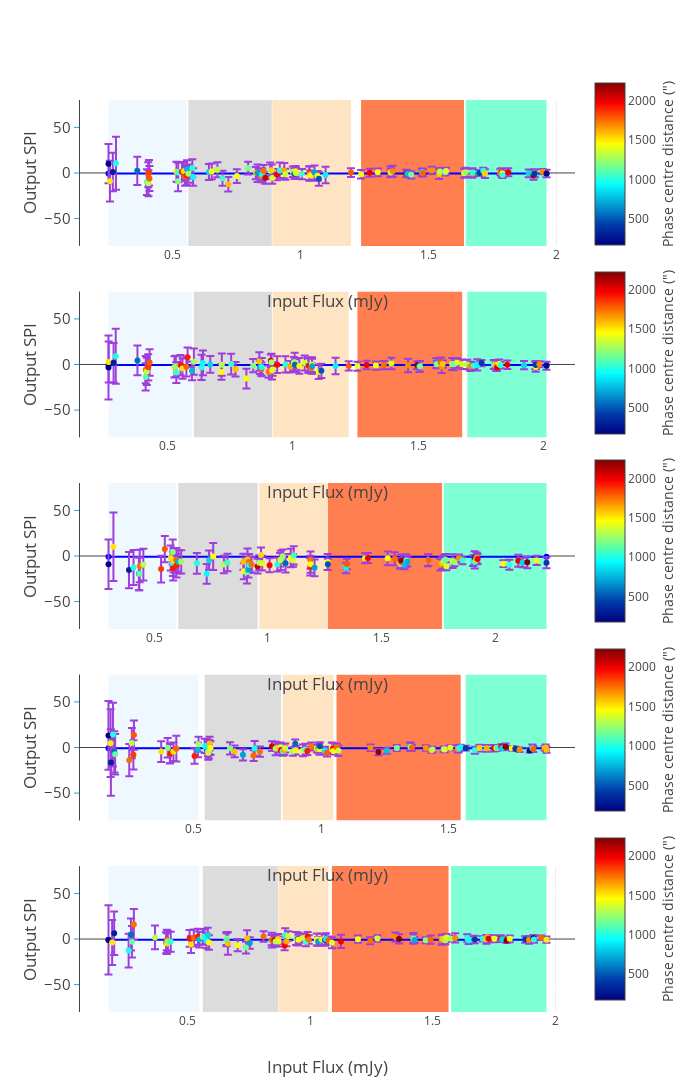

The notebook cell this image was saved under:
### Code cell
data = []
im_titles =[]
y_min_max = y_axis_range.value
y_ran_pos = [y_min_max[-1], y_min_max[-1]]
y_ran_neg = [y_min_max[0], y_min_max[0]]
flux_im = dict()
num_bins = flux_bins.value
for input_model, output_model in sorted(models_compare.items()):
    header = output_model[:-9]
    #im_titles.append('<b>{:s} spi measure</b>'.format(header.upper()))

fig = tools.make_subplots(rows=len(models_compare.keys()), cols=1, shared_yaxes=False, print_grid=False,
                          horizontal_spacing = 0.005, vertical_spacing = 0.05,
                          subplot_titles=sorted(im_titles))
i = -1
j = 0
counter = 0
flux_im = dict()
I_min_max = []
err_I_min_max = []
if results[header]['spi']:
#    for input_model, output_model in {'skymodel1.txt': 'pybdsm-meerkat_SourceRecovery-casa.lsm.html'}.items():
    for input_model, output_model in sorted(models_compare.items()):
        header = output_model[:-9]
        i += 1
        counter+=1
        I_in = []
        name_labels = []
        spi_in_data = []
        spi_out_data = []
        spi_err_data = []
        dist_from_phase = []
        num_data_points = len(results[header]['spi'])
        for n in range(num_data_points):
            spi_out_data.append(results[header]['spi'][n][0])
            spi_err_data.append(results[header]['spi'][n][1])
            spi_in_data.append(results[header]['spi'][n][2])
            dist_from_phase.append(results[header]['spi'][n][3])
            I_in.append(results[header]['spi'][n][4])
            name_labels.append(results[header]['spi'][n][5])
        zipped_props = zip(I_in, spi_out_data, spi_err_data, spi_in_data, dist_from_phase, name_labels)
        (I_in, spi_out_data, spi_err_data, spi_in_data, dist_from_phase, name_labels) = zip(
            *sorted(zipped_props, key=lambda x: x[0]))
        spi_R_score = r2_score(spi_in_data, spi_out_data)
        spi_MSE = mean_squared_error(spi_in_data, spi_out_data)
        spi_out_in = [float(spi_out)/spi_in for spi_out,spi_in in zip(spi_out_data,spi_in_data)]
#===========================================================================================================
        ranger = num_data_points/num_bins
        start, end = [-ranger, 0]
        for b in range(num_bins):
            end += ranger
            start += ranger
            fig.append_trace(go.Scatter(
                             x=[sorted(np.array(I_in)[start:num_data_points
                                                      if (b + 1) == num_bins else end]*unit_scaler)[0],
                                sorted(np.array(I_in)[start:num_data_points
                                                      if (b + 1) == num_bins else end]*unit_scaler)[-1]],
                             y=y_ran_pos,
                             showlegend=False,
                             mode= 'none',
                             fillcolor = bin_colors[b+1],
                             fill='tozeroy'), i+1, 1)
            fig.append_trace(go.Scatter(
                             x=[sorted(np.array(I_in)[start:num_data_points
                                                      if (b + 1) == num_bins else end]*unit_scaler)[0],
                                sorted(np.array(I_in)[start:num_data_points
                                                      if (b + 1) == num_bins else end]*unit_scaler)[-1]],
                             y=y_ran_neg,
                             showlegend=False,
                             mode= 'none',
                             fillcolor = bin_colors[b+1],
                             fill='tozeroy'), i+1, 1)
#===========================================================================================================
        fig.append_trace(go.Scatter(x=np.array([sorted(I_in)[0], sorted(I_in)[-1]])*1000, showlegend=False,
                                    marker = dict(color = 'rgb(0,0,255)'),
                                    y=np.array([-.7,-.7]), mode = 'line'), i+1, 1)
        fig.append_trace(go.Scatter(x=np.array(I_in)*1000, y=np.array(spi_out_data),
                                    mode = 'markers', showlegend=False,
                                    text = name_labels, name = '%s flux_ratio' % heading,
                                    marker = dict(color = phase_center_dist, showscale=True, colorscale='Jet',
                                                  reversescale=False,
                                                  colorbar = dict(title='Phase centre distance (")',
                                                                   titleside ='right',
                                                              len=PLOT_NUM['colorbar'][PLOTS][2],
                                                              y=PLOT_NUM['colorbar'][PLOTS][1]-j)
                                                 ),
                                    error_y=dict(type='data', array=spi_err_data,
                                                 color = 'rgb(158, 63, 221)', visible=True)), i+1, 1)
        fig['layout'].update(title='', height=1800, width=700,
                             paper_bgcolor='rgb(255,255,255)', plot_bgcolor=bg_color,
                             legend=dict(x=0.8,y=1.0),)
        fig['layout'].update(
            {'yaxis{}'.format(counter):YAxis(title=u'Output SPI',gridcolor='rgb(255,255,255)',
            range=y_min_max,
            tickfont=dict(size=15),
            titlefont=dict(size=17),
            showgrid=True,
            showline=True,
            showticklabels=True,
            tickcolor='rgb(51,153,225)',
            ticks='outside',
            zeroline=True)})
        fig['layout'].update({'xaxis{}'.format(counter):XAxis(title=u'Input Flux (mJy)', position=0.0,
                                                                titlefont=dict(size=17),
                                                                overlaying='x')})
        fig['layout']['annotations'].update({ 'font':{'size': 10}})
        j+=PLOT_NUM['colorbar'][PLOTS][0]
    py.iplot(fig, filename='make-subplots-multiple-with-titles')

### Figure 1 — Plotly figure (JSON) as saved in the notebook; plotly's stock layout.template omitted (floating-point values rounded to 4 significant figures)
{"data": [{"fill": "tozeroy", "fillcolor": "#f0f8ff", "mode": "none", "showlegend": false, "type": "scatter", "x": [0.2515, 0.5579], "xaxis": "x1", "y": [80, 80], "yaxis": "y1"}, {"fill": "tozeroy", "fillcolor": "#f0f8ff", "mode": "none", "showlegend": false, "type": "scatter", "x": [0.2515, 0.5579], "xaxis": "x1", "y": [-80, -80], "yaxis": "y1"}, {"fill": "tozeroy", "fillcolor": "#dcdcdc", "mode": "none", "showlegend": false, "type": "scatter", "x": [0.5632, 0.889], "xaxis": "x1", "y": [80, 80], "yaxis": "y1"}, {"fill": "tozeroy", "fillcolor": "#dcdcdc", "mode": "none", "showlegend": false, "type": "scatter", "x": [0.5632, 0.889], "xaxis": "x1", "y": [-80, -80], "yaxis": "y1"}, {"fill": "tozeroy", "fillcolor": "#ffe4c4", "mode": "none", "showlegend": false, "type": "scatter", "x": [0.891, 1.198], "xaxis": "x1", "y": [80, 80], "yaxis": "y1"}, {"fill": "tozeroy", "fillcolor": "#ffe4c4", "mode": "none", "showlegend": false, "type": "scatter", "x": [0.891, 1.198], "xaxis": "x1", "y": [-80, -80], "yaxis": "y1"}, {"fill": "tozeroy", "fillcolor": "#ff7f50", "mode": "none", "showlegend": false, "type": "scatter", "x": [1.237, 1.64], "xaxis": "x1", "y": [80, 80], "yaxis": "y1"}, {"fill": "tozeroy", "fillcolor": "#ff7f50", "mode": "none", "showlegend": false, "type": "scatter", "x": [1.237, 1.64], "xaxis": "x1", "y": [-80, -80], "yaxis": "y1"}, {"fill": "tozeroy", "fillcolor": "#7fffd4", "mode": "none", "showlegend": false, "type": "scatter", "x": [1.646, 1.961], "xaxis": "x1", "y": [80, 80], "yaxis": "y1"}, {"fill": "tozeroy", "fillcolor": "#7fffd4", "mode": "none", "showlegend": false, "type": "scatter", "x": [1.646, 1.961], "xaxis": "x1", "y": [-80, -80], "yaxis": "y1"}, {"marker": {"color": "rgb(0,0,255)"}, "mode": "line", "showlegend": false, "type": "scatter", "x": [0.2515, 1.961], "xaxis": "x1", "y": [-0.7, -0.7], "yaxis": "y1"}, {"error_y": {"array": [21.49, 22.36, 21.1, 29.04, 15.48, 14.12, 13.74, 14.19, 14.04, 13.75, 10.93, 10.78, 10.74, 10.49, 10.26, 10.29, 10.29, 10.18, 10.01, 9.671, 9.691, 8.756, 8.569, 8.335, 8.159, 7.974, 7.487, 7.098, 6.787, 9.685, 6.679, 6.658, 6.575, 6.542, 9.029, 6.359, 6.297, 6.229, 8.721, 8.511, 6.029, 5.777, 5.793, 5.723, 5.731, 5.559, 7.657, 7.893, 5.417, 7.605, 5.33, 7.481, 9.039, 4.706, 4.572, 4.393, 4.313, 5.954, 4.238, 5.985, 3.956, 3.934, 3.929, 3.823, 3.842, 3.827, 3.741, 5.245, 3.68, 3.585, 3.596, 4.937, 4.866, 4.762, 4.829, 3.351, 3.301, 3.26, 4.761, 3.163, 4.523, 3.164, 3.162, 4.381, 4.233, 5.157, 4.196, 4.187, 2.88, 4.046], "color": "rgb(158, 63, 221)", "type": "data", "visible": true}, "marker": {"color": [174.3, 1502.0, 320.2, 998.0, 556.3, 1128.0, 1745.0, 1316.0, 1851.0, 1792.0, 1519.0, 1207.0, 1059.0, 1919.0, 1510.0, 1773.0, 1903.0, 753.1, 1257.0, 1005.0, 936.4, 836.6, 1457.0, 1299.0, 1062.0, 1591.0, 1442.0, 1183.0, 1583.0, 690.0, 1763.0, 973.4, 1748.0, 2063.0, 1270.0, 1544.0, 1379.0, 1964.0, 1012.0, 1626.0, 1330.0, 1238.0, 540.2, 1467.0, 1363.0, 1071.0, 1927.0, 1740.0, 1439.0, 697.3, 1451.0, 492.9, 909.8, 1791.0, 1399.0, 1990.0, 1445.0, 1756.0, 1352.0, 1694.0, 2200.0, 779.3, 1171.0, 723.7, 1221.0, 1774.0, 1678.0, 1572.0, 1301.0, 1146.0, 1387.0, 1388.0, 1261.0, 1695.0, 1033.0, 957.0, 418.5, 1021.0, 1546.0, 1611.0, 2009.0, 1440.0, 1039.0, 2002.0, 841.1, 2227.0, 1435.0, 427.1, 1694.0, 233.9, 1016.0, 1776.0, 1494.0, 2042.0, 1602.0, 1582.0, 634.7, 1191.0], "colorbar": {"len": 0.2, "title": "Phase centre distance (\")", "titleside": "right", "y": 0.93}, "colorscale": "Jet", "reversescale": false, "showscale": true}, "mode": "markers", "name": "pybdsm-meerkat_SourceRecovery-wsclean flux_ratio", "showlegend": false, "text": ["ck052G", "cj213G", "ci062G", "ai082aG", "ch031G", "cg142G", "cf172G", "ce203G", "cd213G", "cc261G", "cb242G", "ca011G", "bz121G", "by101G", "bx172G", "bw292G", "bv122G", "bu061G", "bt312G", "at132aG", "bs311G", "br152G", "bq311G", "bp323G", "bo101G", "bn242G", "bm182G", "bl282G", "bk212G", "bj133", "bi062G", "bh051G", "bg332G", "bf272G", "be222", "bd091G", "bc070G", "bb262G", "ba233", "az332", "ay052G", "ax161G", "aw022G", "av300G", "au291G", "at132G", "as313", "ar192", "aq192G", "ap232", "ao012G", "an152", "am043", "al241G", "ak241G", "aj321G", "ai082G", "ah242", "ag292G", "af012", "ae342G", "ad072G", "ac102G", "ab182G", "aa272G", "Z001G", "Y291G", "X182", "W111G", "V060G", "U251G", "T333", "S202", "R142", "Q033", "P012G", "O141G", "N311G", "M043", "L330G", "K352", "J200G", "I281G", "H302", "G012", "F143", "E032", "D152", "C091G", "B151"], "type": "scatter", "x": [0.2515, 0.2571, 0.2684, 0.2807, 0.3638, 0.4013, 0.4067, 0.4076, 0.4095, 0.4114, 0.5167, 0.5232, 0.5238, 0.5383, 0.5454, 0.5507, 0.5563, 0.5579, 0.5632, 0.5787, 0.5817, 0.6435, 0.6544, 0.6766, 0.6965, 0.7192, 0.7526, 0.7965, 0.8268, 0.8335, 0.8486, 0.8512, 0.8566, 0.8637, 0.8829, 0.889, 0.891, 0.9093, 0.9202, 0.9377, 0.942, 0.9713, 0.9773, 0.9816, 0.9838, 1.007, 1.036, 1.036, 1.039, 1.056, 1.067, 1.073, 1.099, 1.198, 1.237, 1.271, 1.302, 1.353, 1.353, 1.361, 1.414, 1.418, 1.433, 1.474, 1.478, 1.479, 1.513, 1.542, 1.545, 1.566, 1.569, 1.64, 1.646, 1.672, 1.672, 1.697, 1.699, 1.714, 1.721, 1.781, 1.785, 1.788, 1.79, 1.812, 1.892, 1.911, 1.914, 1.915, 1.946, 1.961], "xaxis": "x1", "y": [10.21, -9.023, 1.065, 10.65, 2.324, -9.955, -1.916, -11.32, 0.1727, -5.986, 1.408, -9.173, 0.5162, 1.266, 1.803, -3.79, -2.777, 3.882, -0.7522, 5.499, -4.449, 1.025, 1.67, 3.501, -5.804, -12.48, -3.442, 5.314, -0.1592, -0.3021, -3.582, -1.567, 2.281, -5.298, 2.472, 3.051, -5.6, -1.752, 2.82, 2.315, -1.396, 1.399, -0.9655, 1.974, 0.03247, -1.213, -0.296, -0.732, -2.684, 0.4838, -3.08, -6.446, -2.166, 0.4112, -1.439, 0.1951, 0.6998, 1.147, 0.3735, 1.788, -0.4619, -0.862, -2.092, 0.9763, 0.5877, -0.02993, 3.1, -1.386, 1.636, 0.7056, 2.087, -0.438, 0.8527, -0.4788, 0.4646, -0.04118, 0.07446, 2.46, -0.6898, 0.8448, 0.6079, -0.3168, -2.372, 0.7569, -0.4149, -2.328, -0.3614, -0.4779, 1.413, -0.5795], "yaxis": "y1"}, {"fill": "tozeroy", "fillcolor": "#f0f8ff", "mode": "none", "showlegend": false, "type": "scatter", "x": [0.265, 0.5974], "xaxis": "x2", "y": [80, 80], "yaxis": "y2"}, {"fill": "tozeroy", "fillcolor": "#f0f8ff", "mode": "none", "showlegend": false, "type": "scatter", "x": [0.265, 0.5974], "xaxis": "x2", "y": [-80, -80], "yaxis": "y2"}, {"fill": "tozeroy", "fillcolor": "#dcdcdc", "mode": "none", "showlegend": false, "type": "scatter", "x": [0.6051, 0.9164], "xaxis": "x2", "y": [80, 80], "yaxis": "y2"}, {"fill": "tozeroy", "fillcolor": "#dcdcdc", "mode": "none", "showlegend": false, "type": "scatter", "x": [0.6051, 0.9164], "xaxis": "x2", "y": [-80, -80], "yaxis": "y2"}, {"fill": "tozeroy", "fillcolor": "#ffe4c4", "mode": "none", "showlegend": false, "type": "scatter", "x": [0.9193, 1.222], "xaxis": "x2", "y": [80, 80], "yaxis": "y2"}, {"fill": "tozeroy", "fillcolor": "#ffe4c4", "mode": "none", "showlegend": false, "type": "scatter", "x": [0.9193, 1.222], "xaxis": "x2", "y": [-80, -80], "yaxis": "y2"}, {"fill": "tozeroy", "fillcolor": "#ff7f50", "mode": "none", "showlegend": false, "type": "scatter", "x": [1.257, 1.674], "xaxis": "x2", "y": [80, 80], "yaxis": "y2"}, {"fill": "tozeroy", "fillcolor": "#ff7f50", "mode": "none", "showlegend": false, "type": "scatter", "x": [1.257, 1.674], "xaxis": "x2", "y": [-80, -80], "yaxis": "y2"}, {"fill": "tozeroy", "fillcolor": "#7fffd4", "mode": "none", "showlegend": false, "type": "scatter", "x": [1.695, 2.01], "xaxis": "x2", "y": [80, 80], "yaxis": "y2"}, {"fill": "tozeroy", "fillcolor": "#7fffd4", "mode": "none", "showlegend": false, "type": "scatter", "x": [1.695, 2.01], "xaxis": "x2", "y": [-80, -80], "yaxis": "y2"}, {"marker": {"color": "rgb(0,0,255)"}, "mode": "line", "showlegend": false, "type": "scatter", "x": [0.265, 2.01], "xaxis": "x2", "y": [-0.7, -0.7], "yaxis": "y2"}, {"error_y": {"array": [35.09, 22.55, 21.6, 30.04, 16.19, 15.04, 14.97, 14.85, 14.37, 14.47, 11.66, 11.6, 11.48, 11.03, 11.02, 10.72, 10.7, 10.31, 14.42, 13.85, 13.49, 9.119, 8.674, 12.13, 11.44, 8.008, 10.81, 7.286, 10.05, 7.132, 7.075, 10.0, 6.792, 6.766, 9.507, 9.479, 6.73, 9.264, 8.954, 6.257, 6.107, 10.5, 6.127, 8.582, 8.252, 8.106, 8.146, 5.774, 8.079, 8.153, 7.919, 7.781, 9.103, 5.052, 4.938, 4.727, 4.608, 4.565, 6.277, 7.333, 4.122, 5.772, 5.789, 5.538, 3.951, 5.509, 6.608, 3.849, 6.551, 6.545, 5.274, 5.201, 5.165, 5.11, 3.556, 6.18, 3.495, 4.868, 3.415, 5.928, 3.419, 4.8, 3.376, 4.665, 4.533, 4.459, 5.43, 4.452, 3.098, 4.308], "color": "rgb(158, 63, 221)", "type": "data", "visible": true}, "marker": {"color": [174.3, 1502.0, 320.2, 998.0, 556.3, 1128.0, 1745.0, 1316.0, 1851.0, 1792.0, 1519.0, 1207.0, 1059.0, 1919.0, 1510.0, 1773.0, 1903.0, 753.1, 1257.0, 1005.0, 936.4, 836.6, 1457.0, 1299.0, 1062.0, 1591.0, 1442.0, 1183.0, 1583.0, 690.0, 1763.0, 973.4, 1748.0, 2063.0, 1270.0, 1544.0, 1379.0, 1964.0, 1012.0, 1626.0, 1330.0, 1238.0, 540.2, 1467.0, 1363.0, 1071.0, 1927.0, 1740.0, 1439.0, 697.3, 1451.0, 492.9, 909.8, 1791.0, 1399.0, 1990.0, 1445.0, 1756.0, 1352.0, 1694.0, 2200.0, 779.3, 1171.0, 723.7, 1221.0, 1774.0, 1678.0, 1572.0, 1301.0, 1146.0, 1387.0, 1388.0, 1261.0, 1695.0, 1033.0, 957.0, 418.5, 1021.0, 1546.0, 1611.0, 2009.0, 1440.0, 1039.0, 2002.0, 841.1, 2227.0, 1435.0, 427.1, 1694.0, 233.9, 1016.0, 1776.0, 1494.0, 2042.0, 1602.0, 1582.0, 634.7, 1191.0], "colorbar": {"len": 0.2, "title": "Phase centre distance (\")", "titleside": "right", "y": 0.723}, "colorscale": "Jet", "reversescale": false, "showscale": true}, "mode": "markers", "name": "pybdsm-meerkat_SourceRecovery-wsclean flux_ratio", "showlegend": false, "text": ["ck213", "cj052", "ci062", "ai082a", "ch031", "cg142", "cf261", "ce203", "cd172", "cc213", "cb121", "ca242", "bz011", "by172", "bx292", "bw312", "bv061", "bu311", "bt101", "bs122", "as132a", "br311", "bq101", "bp152", "bo323", "bn182", "bm242", "bl212", "bk282", "bj051", "bi272", "bh133", "bg070", "bf091", "be222", "bd062", "bc262", "bb332", "ba332", "az022", "ay300", "ax233G", "aw291", "av052", "au161", "at313", "as132", "ar012", "aq232", "ap192", "ao152", "an192", "am043G", "al241", "ak241", "aj321", "ai082", "ah292", "ag012", "af242", "ae001", "ad342", "ac102", "ab182", "aa111", "Z291", "Y072", "X060", "W182", "V272G", "U251", "T202", "S033", "R142", "Q141", "P333", "O311", "N012", "M330", "L043", "K281", "J352", "I200", "H302", "G012", "F032", "E143", "D152", "C091", "B151"], "type": "scatter", "x": [0.265, 0.2656, 0.2852, 0.2938, 0.3804, 0.4129, 0.4134, 0.4176, 0.4234, 0.4289, 0.5278, 0.5334, 0.5352, 0.5521, 0.5598, 0.5752, 0.5801, 0.5974, 0.6051, 0.6359, 0.6415, 0.6705, 0.7151, 0.7165, 0.7538, 0.7713, 0.8146, 0.8416, 0.866, 0.8682, 0.8745, 0.8754, 0.903, 0.9121, 0.9147, 0.9164, 0.9193, 0.9371, 0.9699, 0.9892, 1.004, 1.007, 1.008, 1.026, 1.047, 1.061, 1.062, 1.073, 1.076, 1.077, 1.103, 1.113, 1.17, 1.222, 1.257, 1.293, 1.331, 1.362, 1.392, 1.459, 1.495, 1.504, 1.506, 1.572, 1.573, 1.59, 1.592, 1.597, 1.634, 1.641, 1.654, 1.674, 1.695, 1.707, 1.72, 1.735, 1.752, 1.8, 1.808, 1.811, 1.814, 1.822, 1.827, 1.854, 1.921, 1.967, 1.967, 1.968, 1.982, 2.01], "xaxis": "x2", "y": [-3.212, 2.706, 1.957, 9.021, 4.49, -13.62, -5.647, -7.597, -3.114, 2.146, -2.71, -1.921, -8.833, -0.6699, -4.501, -2.59, 7.949, -6.932, 3.128, -3.303, 1.719, 0.06348, -8.179, -0.1812, 0.4258, -5.154, -15.47, -1.359, 3.271, -3.372, -4.89, -2.787, -7.872, 4.066, 2.354, -6.877, -5.632, -0.1642, 0.08539, -2.508, 2.228, 2.376, -0.3141, -1.579, 1.612, -0.4783, -1.298, -4.245, -0.2111, -1.905, -8.049, -7.008, -1.609, -1.613, -2.026, -0.5292, -1.237, -0.7635, 0.9994, -1.159, -0.8745, -2.343, -1.967, 1.463, 0.166, 2.18, -2.623, 0.4283, 0.6318, 0.1532, 1.782, 0.3233, 0.01448, -2.158, -1.384, -0.3295, 1.491, -0.01725, -0.3241, -1.122, -3.251, 0.5969, -0.7845, -0.3969, -0.7343, -0.6729, -2.672, -0.6246, 0.3567, -1.381], "yaxis": "y2"}, {"fill": "tozeroy", "fillcolor": "#f0f8ff", "mode": "none", "showlegend": false, "type": "scatter", "x": [0.3004, 0.5987], "xaxis": "x3", "y": [80, 80], "yaxis": "y3"}, {"fill": "tozeroy", "fillcolor": "#f0f8ff", "mode": "none", "showlegend": false, "type": "scatter", "x": [0.3004, 0.5987], "xaxis": "x3", "y": [-80, -80], "yaxis": "y3"}, {"fill": "tozeroy", "fillcolor": "#dcdcdc", "mode": "none", "showlegend": false, "type": "scatter", "x": [0.6066, 0.9546], "xaxis": "x3", "y": [80, 80], "yaxis": "y3"}, {"fill": "tozeroy", "fillcolor": "#dcdcdc", "mode": "none", "showlegend": false, "type": "scatter", "x": [0.6066, 0.9546], "xaxis": "x3", "y": [-80, -80], "yaxis": "y3"}, {"fill": "tozeroy", "fillcolor": "#ffe4c4", "mode": "none", "showlegend": false, "type": "scatter", "x": [0.9621, 1.262], "xaxis": "x3", "y": [80, 80], "yaxis": "y3"}, {"fill": "tozeroy", "fillcolor": "#ffe4c4", "mode": "none", "showlegend": false, "type": "scatter", "x": [0.9621, 1.262], "xaxis": "x3", "y": [-80, -80], "yaxis": "y3"}, {"fill": "tozeroy", "fillcolor": "#ff7f50", "mode": "none", "showlegend": false, "type": "scatter", "x": [1.263, 1.764], "xaxis": "x3", "y": [80, 80], "yaxis": "y3"}, {"fill": "tozeroy", "fillcolor": "#ff7f50", "mode": "none", "showlegend": false, "type": "scatter", "x": [1.263, 1.764], "xaxis": "x3", "y": [-80, -80], "yaxis": "y3"}, {"fill": "tozeroy", "fillcolor": "#7fffd4", "mode": "none", "showlegend": false, "type": "scatter", "x": [1.772, 2.222], "xaxis": "x3", "y": [80, 80], "yaxis": "y3"}, {"fill": "tozeroy", "fillcolor": "#7fffd4", "mode": "none", "showlegend": false, "type": "scatter", "x": [1.772, 2.222], "xaxis": "x3", "y": [-80, -80], "yaxis": "y3"}, {"marker": {"color": "rgb(0,0,255)"}, "mode": "line", "showlegend": false, "type": "scatter", "x": [0.3004, 2.222], "xaxis": "x3", "y": [-0.7, -0.7], "yaxis": "y3"}, {"error_y": {"array": [27.19, 37.54, 19.82, 19.17, 17.93, 17.99, 17.9, 17.32, 14.7, 14.42, 13.66, 13.66, 13.27, 13.38, 13.39, 12.97, 13.1, 12.87, 12.74, 11.41, 10.74, 10.51, 14.77, 9.66, 9.582, 8.764, 8.697, 12.49, 12.18, 8.512, 8.633, 8.556, 8.438, 8.21, 8.152, 8.129, 8.094, 7.653, 7.536, 7.411, 10.58, 7.385, 10.11, 10.11, 7.086, 10.01, 9.434, 9.439, 9.397, 9.264, 8.815, 6.155, 5.778, 5.749, 5.496, 5.48, 7.423, 7.19, 4.982, 4.892, 6.961, 4.925, 6.869, 4.881, 6.506, 6.45, 6.342, 6.345, 6.311, 6.211, 4.39, 7.552, 4.287, 4.242, 4.189, 5.8, 7.043, 7.207, 4.067, 5.804, 5.859, 3.805, 5.41, 6.541, 5.235, 6.419, 5.109, 6.042], "color": "rgb(158, 63, 221)", "type": "data", "visible": true}, "marker": {"color": [174.3, 1502.0, 320.2, 998.0, 556.3, 1128.0, 1745.0, 1316.0, 1851.0, 1792.0, 1519.0, 1207.0, 1059.0, 1919.0, 1510.0, 1773.0, 1903.0, 753.1, 1257.0, 1005.0, 936.4, 836.6, 1457.0, 1299.0, 1062.0, 1591.0, 1442.0, 1183.0, 1583.0, 690.0, 1763.0, 973.4, 1748.0, 2063.0, 1270.0, 1544.0, 1379.0, 1964.0, 1012.0, 1626.0, 1330.0, 1238.0, 540.2, 1467.0, 1363.0, 1071.0, 1927.0, 1740.0, 1439.0, 697.3, 1451.0, 492.9, 909.8, 1791.0, 1399.0, 1990.0, 1445.0, 1756.0, 1352.0, 1694.0, 2200.0, 779.3, 1171.0, 723.7, 1221.0, 1774.0, 1678.0, 1572.0, 1301.0, 1146.0, 1387.0, 1388.0, 1261.0, 1695.0, 1033.0, 957.0, 418.5, 1021.0, 1546.0, 1611.0, 2009.0, 1440.0, 1039.0, 2002.0, 841.1, 2227.0, 1435.0, 427.1, 1694.0, 233.9, 1016.0, 1776.0, 1494.0, 2042.0, 1602.0, 1582.0, 634.7, 1191.0], "colorbar": {"len": 0.2, "title": "Phase centre distance (\")", "titleside": "right", "y": 0.516}, "colorscale": "Jet", "reversescale": false, "showscale": true}, "mode": "markers", "name": "pybdsm-meerkat_SourceRecovery-wsclean flux_ratio", "showlegend": false, "text": ["cj052G", "ci062G", "ch031G", "cg142G", "cf261G", "ce203G", "cd172G", "cc213G", "cb011G", "ca121G", "bz101G", "ap132aG", "by242G", "bx172G", "bw311G", "bv292G", "bu061G", "bt312G", "bs122G", "br152G", "bq101G", "bp311G", "bo323", "bn182G", "bm133G", "bl272G", "bk051G", "bj242", "bi282", "bh070G", "bg222G", "bf332G", "be212G", "bd262G", "bc062G", "bb091G", "ba332G", "az161G", "ay052G", "ax022G", "aw233", "av300G", "au291", "at192", "as192G", "ar313", "aq043", "ap132", "ao232", "an152", "am012", "al241G", "ak321G", "aj241G", "ai082G", "ah012G", "ag242", "af292", "ae102G", "ad291G", "ac342", "ab001G", "aa072", "Z182G", "Y182", "X060", "W111", "V333", "U202", "T251", "S012G", "R272G", "Q330G", "P311G", "O200G", "N141", "M142", "L033", "K281G", "J352", "I043", "H091G", "G012", "F302", "E152", "D143", "C032", "B151"], "type": "scatter", "x": [0.3004, 0.322, 0.3902, 0.4102, 0.4338, 0.4357, 0.4371, 0.4532, 0.5311, 0.5474, 0.5731, 0.5822, 0.583, 0.5845, 0.5866, 0.5978, 0.5987, 0.6066, 0.6193, 0.6881, 0.7313, 0.7415, 0.7598, 0.8068, 0.8223, 0.8922, 0.8941, 0.9077, 0.9102, 0.914, 0.9173, 0.9174, 0.9277, 0.9546, 0.9621, 0.9695, 0.9748, 1.007, 1.041, 1.053, 1.056, 1.065, 1.077, 1.1, 1.11, 1.113, 1.186, 1.186, 1.187, 1.204, 1.262, 1.263, 1.342, 1.346, 1.426, 1.439, 1.525, 1.556, 1.58, 1.583, 1.585, 1.599, 1.607, 1.611, 1.702, 1.703, 1.756, 1.764, 1.772, 1.779, 1.783, 1.81, 1.818, 1.838, 1.853, 1.9, 1.906, 1.907, 1.912, 1.915, 1.92, 2.033, 2.059, 2.098, 2.117, 2.138, 2.179, 2.222], "xaxis": "x3", "y": [-8.961, 10.09, -15.41, -12.57, -19.55, -19.54, -10.93, -9.475, -14.36, 7.638, -2.274, 4.422, -8.539, -13.53, -4.688, -4.251, -10.53, -6.437, -6.395, -8.01, -19.57, -4.548, -0.5639, -9.272, -7.041, -6.425, -16.77, -17.71, -3.899, -15.03, -6.542, -10.0, -9.355, -11.11, -7.296, 1.225, -7.868, -10.2, -9.455, -4.095, -4.719, -0.3075, -7.858, -2.298, -4.824, 0.5972, -11.92, -4.437, -9.055, -13.02, -6.489, -9.062, -13.04, -8.827, -2.402, -2.081, -2.589, -2.962, -8.87, -7.395, -5.269, -9.65, -4.929, -6.257, -4.836, -4.651, -9.542, -7.65, -5.515, -4.081, -11.26, -5.617, -6.96, -2.482, -4.755, -5.185, -1.953, -6.517, -4.453, -1.883, -3.281, -8.375, -9.589, -5.171, -7.059, -6.914, -4.813, -7.38], "yaxis": "y3"}, {"fill": "tozeroy", "fillcolor": "#f0f8ff", "mode": "none", "showlegend": false, "type": "scatter", "x": [0.1661, 0.5194], "xaxis": "x4", "y": [80, 80], "yaxis": "y4"}, {"fill": "tozeroy", "fillcolor": "#f0f8ff", "mode": "none", "showlegend": false, "type": "scatter", "x": [0.1661, 0.5194], "xaxis": "x4", "y": [-80, -80], "yaxis": "y4"}, {"fill": "tozeroy", "fillcolor": "#dcdcdc", "mode": "none", "showlegend": false, "type": "scatter", "x": [0.5438, 0.8431], "xaxis": "x4", "y": [80, 80], "yaxis": "y4"}, {"fill": "tozeroy", "fillcolor": "#dcdcdc", "mode": "none", "showlegend": false, "type": "scatter", "x": [0.5438, 0.8431], "xaxis": "x4", "y": [-80, -80], "yaxis": "y4"}, {"fill": "tozeroy", "fillcolor": "#ffe4c4", "mode": "none", "showlegend": false, "type": "scatter", "x": [0.8497, 1.049], "xaxis": "x4", "y": [80, 80], "yaxis": "y4"}, {"fill": "tozeroy", "fillcolor": "#ffe4c4", "mode": "none", "showlegend": false, "type": "scatter", "x": [0.8497, 1.049], "xaxis": "x4", "y": [-80, -80], "yaxis": "y4"}, {"fill": "tozeroy", "fillcolor": "#ff7f50", "mode": "none", "showlegend": false, "type": "scatter", "x": [1.061, 1.548], "xaxis": "x4", "y": [80, 80], "yaxis": "y4"}, {"fill": "tozeroy", "fillcolor": "#ff7f50", "mode": "none", "showlegend": false, "type": "scatter", "x": [1.061, 1.548], "xaxis": "x4", "y": [-80, -80], "yaxis": "y4"}, {"fill": "tozeroy", "fillcolor": "#7fffd4", "mode": "none", "showlegend": false, "type": "scatter", "x": [1.568, 1.885], "xaxis": "x4", "y": [80, 80], "yaxis": "y4"}, {"fill": "tozeroy", "fillcolor": "#7fffd4", "mode": "none", "showlegend": false, "type": "scatter", "x": [1.568, 1.885], "xaxis": "x4", "y": [-80, -80], "yaxis": "y4"}, {"marker": {"color": "rgb(0,0,255)"}, "mode": "line", "showlegend": false, "type": "scatter", "x": [0.1661, 1.885], "xaxis": "x4", "y": [-0.7, -0.7], "yaxis": "y4"}, {"error_y": {"array": [37.64, 37.25, 36.57, 34.96, 22.61, 22.16, 17.62, 16.57, 16.08, 16.06, 11.38, 10.68, 10.73, 10.48, 10.1, 14.16, 8.43, 8.173, 8.174, 7.828, 7.662, 7.752, 7.637, 7.542, 7.587, 7.498, 7.5, 6.638, 6.386, 6.157, 5.87, 8.149, 5.568, 5.269, 7.345, 5.074, 5.034, 5.041, 4.952, 4.984, 4.928, 4.741, 4.74, 4.728, 6.462, 6.412, 4.501, 4.376, 4.315, 4.253, 6.16, 4.265, 4.162, 4.187, 5.773, 5.744, 4.017, 4.02, 5.712, 3.502, 3.459, 3.344, 3.261, 4.531, 4.478, 3.16, 2.996, 2.923, 2.924, 2.874, 2.849, 2.807, 3.969, 3.91, 2.763, 2.72, 2.689, 3.808, 3.698, 3.6, 3.605, 2.548, 2.525, 2.457, 2.47, 3.563, 2.406, 2.397, 2.385, 2.347, 4.01, 3.296, 2.205, 2.24, 3.207, 3.209], "color": "rgb(158, 63, 221)", "type": "data", "visible": true}, "marker": {"color": [174.3, 1502.0, 320.2, 998.0, 556.3, 1128.0, 1745.0, 1316.0, 1851.0, 1792.0, 1519.0, 1207.0, 1059.0, 1919.0, 1510.0, 1773.0, 1903.0, 753.1, 1257.0, 1005.0, 936.4, 836.6, 1457.0, 1299.0, 1062.0, 1591.0, 1442.0, 1183.0, 1583.0, 690.0, 1763.0, 973.4, 1748.0, 2063.0, 1270.0, 1544.0, 1379.0, 1964.0, 1012.0, 1626.0, 1330.0, 1238.0, 540.2, 1467.0, 1363.0, 1071.0, 1927.0, 1740.0, 1439.0, 697.3, 1451.0, 492.9, 909.8, 1791.0, 1399.0, 1990.0, 1445.0, 1756.0, 1352.0, 1694.0, 2200.0, 779.3, 1171.0, 723.7, 1221.0, 1774.0, 1678.0, 1572.0, 1301.0, 1146.0, 1387.0, 1388.0, 1261.0, 1695.0, 1033.0, 957.0, 418.5, 1021.0, 1546.0, 1611.0, 2009.0, 1440.0, 1039.0, 2002.0, 841.1, 2227.0, 1435.0, 427.1, 1694.0, 233.9, 1016.0, 1776.0, 1494.0, 2042.0, 1602.0, 1582.0, 634.7, 1191.0], "colorbar": {"len": 0.2, "title": "Phase centre distance (\")", "titleside": "right", "y": 0.309}, "colorscale": "Jet", "reversescale": false, "showscale": true}, "mode": "markers", "name": "pybdsm-meerkat_SourceRecovery-wsclean flux_ratio", "showlegend": false, "text": ["ba332a", "an012a", "cn170", "cm081", "bc091a", "cl190", "ck213", "cj052", "ci062", "ai082a", "ch031", "cg172", "cf203", "ce142", "cd261", "cc213", "cb011", "ca121", "bz242", "by172", "bx101", "bw122", "bv292", "bu311", "bt061", "as132a", "bs312", "br152", "bq311", "bp101", "bo242", "bn323", "bm182", "bl282", "bk133", "bj212", "bi222", "bh051", "bg272", "bf062", "be332", "bd070", "bc091", "bb262", "ba332", "az233", "ay052", "ax161", "aw022", "av291", "au192", "at300", "as132", "ar152", "aq232", "ap313", "ao192", "an012", "am043", "al241", "ak241", "aj321", "ai082", "ah012", "ag242", "af292", "ae342", "ad072", "ac102", "ab001", "aa182", "Z291", "Y182", "X272", "W111", "V060", "U251", "T333", "S202", "R142", "Q033", "P352", "O012", "N311", "M141", "L043", "K330", "J200", "I281", "H012", "G302", "F143", "E091", "D151", "C032", "B152"], "type": "scatter", "x": [0.1661, 0.1743, 0.1756, 0.1836, 0.1888, 0.1921, 0.2476, 0.2577, 0.2637, 0.2659, 0.3729, 0.3982, 0.4068, 0.4081, 0.421, 0.4322, 0.5038, 0.5173, 0.5194, 0.5438, 0.5536, 0.556, 0.5576, 0.5593, 0.5615, 0.5628, 0.5663, 0.643, 0.6611, 0.6935, 0.7355, 0.7395, 0.7602, 0.8077, 0.8219, 0.8318, 0.8415, 0.8431, 0.8497, 0.8553, 0.8597, 0.8891, 0.8989, 0.9003, 0.9289, 0.939, 0.9465, 0.9618, 0.9839, 0.9898, 0.9935, 0.9952, 1.015, 1.023, 1.042, 1.048, 1.049, 1.061, 1.068, 1.194, 1.225, 1.258, 1.298, 1.35, 1.351, 1.357, 1.412, 1.433, 1.437, 1.481, 1.486, 1.507, 1.538, 1.54, 1.543, 1.548, 1.568, 1.603, 1.621, 1.65, 1.679, 1.688, 1.692, 1.707, 1.711, 1.724, 1.749, 1.762, 1.779, 1.819, 1.829, 1.833, 1.877, 1.881, 1.881, 1.885], "xaxis": "x4", "y": [13.27, 4.808, -16.44, 14.23, -4.683, -7.352, -13.87, 4.905, -8.047, 13.69, -4.461, -0.2224, -6.452, -6.797, -4.728, -1.232, -9.388, -2.63, 3.667, 1.728, 1.06, -1.882, -5.775, -4.277, 0.5585, 4.303, -0.5841, -0.9055, -4.247, -7.982, -8.797, -1.005, -4.541, 1.47, -1.034, -0.3958, 0.3382, -2.793, -4.154, -3.086, -0.5813, -4.405, 4.002, -3.011, -3.158, -2.171, -3.714, 1.081, -1.276, -1.074, -1.808, 1.392, -3.295, -5.636, -0.2748, -0.895, -3.71, 0.317, -3.459, -0.2122, -4.994, -3.619, -0.5302, 1.095, 0.6622, -0.0536, -0.4973, -2.938, -2.158, -1.832, -2.21, -0.3032, -1.357, -1.23, -0.842, 0.3725, -0.6991, -2.902, -0.5507, -0.9284, -0.7569, -0.595, -0.3591, 1.144, -0.6259, 0.7232, -0.7802, -1.432, -2.492, -3.232, -0.675, -1.627, -0.7152, -1.235, 0.06655, -2.456], "yaxis": "y4"}, {"fill": "tozeroy", "fillcolor": "#f0f8ff", "mode": "none", "showlegend": false, "type": "scatter", "x": [0.1791, 0.549], "xaxis": "x5", "y": [80, 80], "yaxis": "y5"}, {"fill": "tozeroy", "fillcolor": "#f0f8ff", "mode": "none", "showlegend": false, "type": "scatter", "x": [0.1791, 0.549], "xaxis": "x5", "y": [-80, -80], "yaxis": "y5"}, {"fill": "tozeroy", "fillcolor": "#dcdcdc", "mode": "none", "showlegend": false, "type": "scatter", "x": [0.5633, 0.8703], "xaxis": "x5", "y": [80, 80], "yaxis": "y5"}, {"fill": "tozeroy", "fillcolor": "#dcdcdc", "mode": "none", "showlegend": false, "type": "scatter", "x": [0.5633, 0.8703], "xaxis": "x5", "y": [-80, -80], "yaxis": "y5"}, {"fill": "tozeroy", "fillcolor": "#ffe4c4", "mode": "none", "showlegend": false, "type": "scatter", "x": [0.8715, 1.075], "xaxis": "x5", "y": [80, 80], "yaxis": "y5"}, {"fill": "tozeroy", "fillcolor": "#ffe4c4", "mode": "none", "showlegend": false, "type": "scatter", "x": [0.8715, 1.075], "xaxis": "x5", "y": [-80, -80], "yaxis": "y5"}, {"fill": "tozeroy", "fillcolor": "#ff7f50", "mode": "none", "showlegend": false, "type": "scatter", "x": [1.089, 1.564], "xaxis": "x5", "y": [80, 80], "yaxis": "y5"}, {"fill": "tozeroy", "fillcolor": "#ff7f50", "mode": "none", "showlegend": false, "type": "scatter", "x": [1.089, 1.564], "xaxis": "x5", "y": [-80, -80], "yaxis": "y5"}, {"fill": "tozeroy", "fillcolor": "#7fffd4", "mode": "none", "showlegend": false, "type": "scatter", "x": [1.575, 1.963], "xaxis": "x5", "y": [80, 80], "yaxis": "y5"}, {"fill": "tozeroy", "fillcolor": "#7fffd4", "mode": "none", "showlegend": false, "type": "scatter", "x": [1.575, 1.963], "xaxis": "x5", "y": [-80, -80], "yaxis": "y5"}, {"marker": {"color": "rgb(0,0,255)"}, "mode": "line", "showlegend": false, "type": "scatter", "x": [0.1791, 1.963], "xaxis": "x5", "y": [-0.7, -0.7], "yaxis": "y5"}, {"error_y": {"array": [38.06, 24.6, 23.84, 18.61, 17.55, 17.32, 16.95, 12.9, 11.62, 11.29, 11.47, 11.48, 11.0, 9.268, 9.202, 9.077, 8.758, 8.618, 8.474, 8.396, 8.253, 8.116, 8.043, 7.18, 7.145, 12.41, 6.801, 6.5, 8.927, 6.332, 5.833, 5.623, 8.023, 5.598, 5.527, 5.452, 5.459, 5.258, 7.447, 5.242, 5.228, 7.126, 7.074, 5.016, 4.908, 4.888, 4.786, 4.755, 6.569, 4.593, 6.306, 6.29, 6.31, 4.458, 6.146, 7.329, 3.945, 3.819, 3.693, 4.965, 4.994, 5.816, 4.808, 3.318, 3.24, 4.487, 5.272, 4.374, 4.345, 4.342, 3.09, 3.021, 3.008, 5.146, 4.092, 4.094, 4.0, 2.799, 4.833, 2.734, 3.941, 3.875, 2.685, 3.797, 2.679, 2.64, 3.681, 3.59, 4.347, 3.566, 3.513, 2.429, 3.394], "color": "rgb(158, 63, 221)", "type": "data", "visible": true}, "marker": {"color": [174.3, 1502.0, 320.2, 998.0, 556.3, 1128.0, 1745.0, 1316.0, 1851.0, 1792.0, 1519.0, 1207.0, 1059.0, 1919.0, 1510.0, 1773.0, 1903.0, 753.1, 1257.0, 1005.0, 936.4, 836.6, 1457.0, 1299.0, 1062.0, 1591.0, 1442.0, 1183.0, 1583.0, 690.0, 1763.0, 973.4, 1748.0, 2063.0, 1270.0, 1544.0, 1379.0, 1964.0, 1012.0, 1626.0, 1330.0, 1238.0, 540.2, 1467.0, 1363.0, 1071.0, 1927.0, 1740.0, 1439.0, 697.3, 1451.0, 492.9, 909.8, 1791.0, 1399.0, 1990.0, 1445.0, 1756.0, 1352.0, 1694.0, 2200.0, 779.3, 1171.0, 723.7, 1221.0, 1774.0, 1678.0, 1572.0, 1301.0, 1146.0, 1387.0, 1388.0, 1261.0, 1695.0, 1033.0, 957.0, 418.5, 1021.0, 1546.0, 1611.0, 2009.0, 1440.0, 1039.0, 2002.0, 841.1, 2227.0, 1435.0, 427.1, 1694.0, 233.9, 1016.0, 1776.0, 1494.0, 2042.0, 1602.0, 1582.0, 634.7, 1191.0], "colorbar": {"len": 0.2, "title": "Phase centre distance (\")", "titleside": "right", "y": 0.102}, "colorscale": "Jet", "reversescale": false, "showscale": true}, "mode": "markers", "name": "pybdsm-meerkat_SourceRecovery-wsclean flux_ratio", "showlegend": false, "text": ["cm081", "cl190", "bb091a", "ck213", "cj052", "ci062", "ai082a", "ch031", "cg203", "cf172", "ce142", "cd213", "cc261", "cb242", "ca011", "bz121", "by101", "bx172", "bw292", "bv061", "bu312", "aq132a", "bt311", "bs152", "br311", "bq122", "bp101", "bo242", "bn323", "bm182", "bl282", "bk212", "bj133", "bi051", "bh062", "bg332", "bf272", "be070", "bd222", "bc262", "bb091", "ba233", "az332", "ay052", "ax161", "aw022", "av300", "au291", "at192", "as192", "ar313", "aq132", "ap232", "ao012", "an152", "am043G", "al241", "ak241", "aj321", "ai082", "ah012", "ag242", "af292", "ae342", "ad001", "ac102", "ab072", "aa182", "Z182", "Y291", "X111", "W060", "V251", "U272G", "T202", "S333", "R142", "Q141", "P033", "O311", "N043", "M012", "L330", "K352", "J200", "I281", "H302", "G012", "F143", "E032", "D152", "C091", "B151"], "type": "scatter", "x": [0.1791, 0.194, 0.2023, 0.2611, 0.2708, 0.2746, 0.2824, 0.3686, 0.4139, 0.4165, 0.4167, 0.4209, 0.4327, 0.5093, 0.5151, 0.5268, 0.5436, 0.549, 0.5633, 0.5706, 0.5781, 0.5835, 0.5884, 0.6597, 0.66, 0.6655, 0.7054, 0.7394, 0.7436, 0.7548, 0.8107, 0.8435, 0.8445, 0.855, 0.8595, 0.8703, 0.8715, 0.8967, 0.8992, 0.9041, 0.911, 0.9432, 0.9501, 0.9525, 0.9711, 0.9833, 0.9905, 0.9949, 1.028, 1.033, 1.048, 1.061, 1.065, 1.075, 1.089, 1.126, 1.196, 1.246, 1.274, 1.348, 1.363, 1.421, 1.421, 1.426, 1.471, 1.491, 1.536, 1.54, 1.551, 1.554, 1.557, 1.564, 1.575, 1.591, 1.641, 1.646, 1.671, 1.704, 1.718, 1.722, 1.727, 1.751, 1.776, 1.777, 1.783, 1.801, 1.814, 1.877, 1.892, 1.91, 1.912, 1.942, 1.963], "xaxis": "x5", "y": [-0.9263, -3.787, 6.262, -12.68, 5.021, -2.974, 16.06, 1.816, -4.093, -1.108, -5.017, -2.422, -2.979, 0.6843, -6.063, 1.389, 2.456, -0.5585, 2.434, 2.542, -1.875, 4.242, -3.826, 0.6064, -0.8834, -4.844, -6.699, -9.341, 0.6489, -4.321, 2.792, -1.31, -1.169, -1.355, -2.569, 0.1705, -2.69, -7.145, 4.338, -2.746, 3.293, 0.4749, 0.1085, -0.7878, 1.184, -2.902, 2.883, -0.5124, -0.4264, -2.764, -0.3798, -1.022, 0.02846, -1.644, -4.066, -2.59, -0.1311, -1.846, 0.587, 2.222, 0.1719, 0.714, 0.7021, -0.9231, -1.245, -0.6437, -1.07, 0.2982, -1.264, 1.106, 1.58, 0.8328, 0.3635, 1.277, 1.231, -1.321, -0.5065, 0.2175, -0.3096, 1.829, 0.4003, 0.3838, 0.2808, 0.4749, -0.3135, -1.719, 0.2643, -0.5199, -0.9164, 0.9556, -0.5781, 1.459, -0.6666], "yaxis": "y5"}], "layout": {"annotations": [], "height": 1800, "legend": {"x": 0.8, "y": 1}, "paper_bgcolor": "rgb(255,255,255)", "plot_bgcolor": "", "title": "", "width": 700, "xaxis1": {"anchor": "y1", "domain": [0, 1], "overlaying": "x", "position": 0, "title": "Input Flux (mJy)", "titlefont": {"size": 17}}, "xaxis2": {"anchor": "y2", "domain": [0, 1], "overlaying": "x", "position": 0, "title": "Input Flux (mJy)", "titlefont": {"size": 17}}, "xaxis3": {"anchor": "y3", "domain": [0, 1], "overlaying": "x", "position": 0, "title": "Input Flux (mJy)", "titlefont": {"size": 17}}, "xaxis4": {"anchor": "y4", "domain": [0, 1], "overlaying": "x", "position": 0, "title": "Input Flux (mJy)", "titlefont": {"size": 17}}, "xaxis5": {"anchor": "y5", "domain": [0, 1], "overlaying": "x", "position": 0, "title": "Input Flux (mJy)", "titlefont": {"size": 17}}, "yaxis1": {"anchor": "x1", "domain": [0.84, 1], "gridcolor": "rgb(255,255,255)", "range": [-80, 80], "showgrid": true, "showline": true, "showticklabels": true, "tickcolor": "rgb(51,153,225)", "tickfont": {"size": 15}, "ticks": "outside", "title": "Output SPI", "titlefont": {"size": 17}, "zeroline": true}, "yaxis2": {"anchor": "x2", "domain": [0.63, 0.79], "gridcolor": "rgb(255,255,255)", "range": [-80, 80], "showgrid": true, "showline": true, "showticklabels": true, "tickcolor": "rgb(51,153,225)", "tickfont": {"size": 15}, "ticks": "outside", "title": "Output SPI", "titlefont": {"size": 17}, "zeroline": true}, "yaxis3": {"anchor": "x3", "domain": [0.42, 0.58], "gridcolor": "rgb(255,255,255)", "range": [-80, 80], "showgrid": true, "showline": true, "showticklabels": true, "tickcolor": "rgb(51,153,225)", "tickfont": {"size": 15}, "ticks": "outside", "title": "Output SPI", "titlefont": {"size": 17}, "zeroline": true}, "yaxis4": {"anchor": "x4", "domain": [0.21, 0.37], "gridcolor": "rgb(255,255,255)", "range": [-80, 80], "showgrid": true, "showline": true, "showticklabels": true, "tickcolor": "rgb(51,153,225)", "tickfont": {"size": 15}, "ticks": "outside", "title": "Output SPI", "titlefont": {"size": 17}, "zeroline": true}, "yaxis5": {"anchor": "x5", "domain": [0, 0.16], "gridcolor": "rgb(255,255,255)", "range": [-80, 80], "showgrid": true, "showline": true, "showticklabels": true, "tickcolor": "rgb(51,153,225)", "tickfont": {"size": 15}, "ticks": "outside", "title": "Output SPI", "titlefont": {"size": 17}, "zeroline": true}}}
